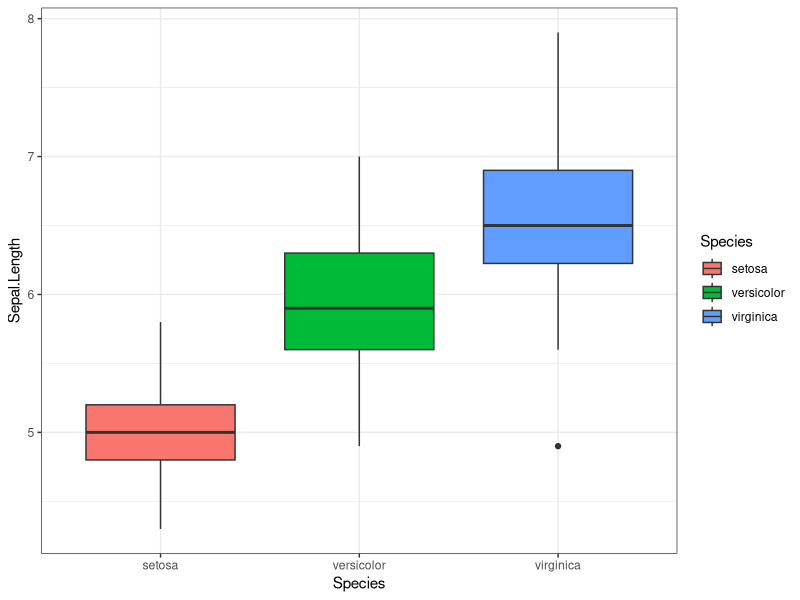

Source code (R):
## ---- chunk 1
library(tidyverse)
## ---- chunk 2
summary(iris)
str(iris)
## ---- chunk 3
ggplot(iris)+
  geom_boxplot(aes(x=Species, y=Sepal.Length, fill = Species)) + #insert important and intellectual comment here
  theme_bw()
## ---- chunk 4

## ---- chunk 5


